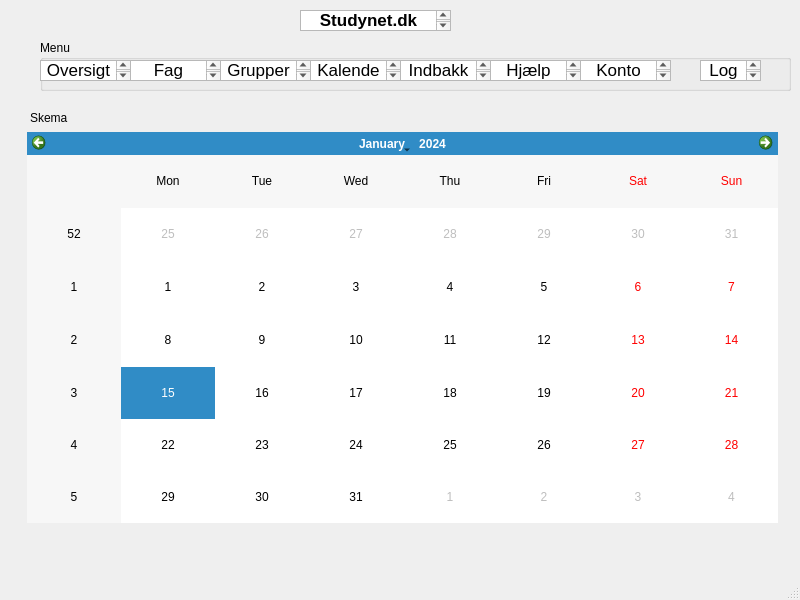
<?xml version="1.0" encoding="UTF-8"?>
<ui version="4.0">
 <class>MainWindow</class>
 <widget class="QMainWindow" name="MainWindow">
  <property name="geometry">
   <rect>
    <x>0</x>
    <y>0</y>
    <width>800</width>
    <height>600</height>
   </rect>
  </property>
  <property name="windowTitle">
   <string>MainWindow</string>
  </property>
  <widget class="QWidget" name="centralwidget">
   <widget class="QTextEdit" name="MainSite">
    <property name="geometry">
     <rect>
      <x>300</x>
      <y>10</y>
      <width>151</width>
      <height>21</height>
     </rect>
    </property>
    <property name="html">
     <string>&lt;!DOCTYPE HTML PUBLIC &quot;-//W3C//DTD HTML 4.0//EN&quot; &quot;http://www.w3.org/TR/REC-html40/strict.dtd&quot;&gt;
&lt;html&gt;&lt;head&gt;&lt;meta name=&quot;qrichtext&quot; content=&quot;1&quot; /&gt;&lt;style type=&quot;text/css&quot;&gt;
p, li { white-space: pre-wrap; }
&lt;/style&gt;&lt;/head&gt;&lt;body style=&quot; font-family:'.AppleSystemUIFont'; font-size:13pt; font-weight:400; font-style:normal;&quot;&gt;
&lt;p align=&quot;center&quot; style=&quot; margin-top:0px; margin-bottom:0px; margin-left:0px; margin-right:0px; -qt-block-indent:0; text-indent:0px;&quot;&gt;&lt;span style=&quot; font-weight:600;&quot;&gt;Studynet.dk&lt;/span&gt;&lt;/p&gt;&lt;/body&gt;&lt;/html&gt;</string>
    </property>
   </widget>
   <widget class="QGroupBox" name="groupBox_2">
    <property name="geometry">
     <rect>
      <x>40</x>
      <y>40</y>
      <width>751</width>
      <height>51</height>
     </rect>
    </property>
    <property name="title">
     <string>Menu</string>
    </property>
    <widget class="QTextEdit" name="Oversigt">
     <property name="geometry">
      <rect>
       <x>0</x>
       <y>20</y>
       <width>91</width>
       <height>21</height>
      </rect>
     </property>
     <property name="html">
      <string>&lt;!DOCTYPE HTML PUBLIC &quot;-//W3C//DTD HTML 4.0//EN&quot; &quot;http://www.w3.org/TR/REC-html40/strict.dtd&quot;&gt;
&lt;html&gt;&lt;head&gt;&lt;meta name=&quot;qrichtext&quot; content=&quot;1&quot; /&gt;&lt;style type=&quot;text/css&quot;&gt;
p, li { white-space: pre-wrap; }
&lt;/style&gt;&lt;/head&gt;&lt;body style=&quot; font-family:'.AppleSystemUIFont'; font-size:13pt; font-weight:400; font-style:normal;&quot;&gt;
&lt;p align=&quot;center&quot; style=&quot; margin-top:0px; margin-bottom:0px; margin-left:0px; margin-right:0px; -qt-block-indent:0; text-indent:0px;&quot;&gt;Oversigt&lt;/p&gt;&lt;/body&gt;&lt;/html&gt;</string>
     </property>
    </widget>
    <widget class="QTextEdit" name="Fag">
     <property name="geometry">
      <rect>
       <x>90</x>
       <y>20</y>
       <width>91</width>
       <height>21</height>
      </rect>
     </property>
     <property name="html">
      <string>&lt;!DOCTYPE HTML PUBLIC &quot;-//W3C//DTD HTML 4.0//EN&quot; &quot;http://www.w3.org/TR/REC-html40/strict.dtd&quot;&gt;
&lt;html&gt;&lt;head&gt;&lt;meta name=&quot;qrichtext&quot; content=&quot;1&quot; /&gt;&lt;style type=&quot;text/css&quot;&gt;
p, li { white-space: pre-wrap; }
&lt;/style&gt;&lt;/head&gt;&lt;body style=&quot; font-family:'.AppleSystemUIFont'; font-size:13pt; font-weight:400; font-style:normal;&quot;&gt;
&lt;p align=&quot;center&quot; style=&quot; margin-top:0px; margin-bottom:0px; margin-left:0px; margin-right:0px; -qt-block-indent:0; text-indent:0px;&quot;&gt;Fag&lt;/p&gt;&lt;/body&gt;&lt;/html&gt;</string>
     </property>
    </widget>
    <widget class="QTextEdit" name="Kalender">
     <property name="geometry">
      <rect>
       <x>270</x>
       <y>20</y>
       <width>91</width>
       <height>21</height>
      </rect>
     </property>
     <property name="html">
      <string>&lt;!DOCTYPE HTML PUBLIC &quot;-//W3C//DTD HTML 4.0//EN&quot; &quot;http://www.w3.org/TR/REC-html40/strict.dtd&quot;&gt;
&lt;html&gt;&lt;head&gt;&lt;meta name=&quot;qrichtext&quot; content=&quot;1&quot; /&gt;&lt;style type=&quot;text/css&quot;&gt;
p, li { white-space: pre-wrap; }
&lt;/style&gt;&lt;/head&gt;&lt;body style=&quot; font-family:'.AppleSystemUIFont'; font-size:13pt; font-weight:400; font-style:normal;&quot;&gt;
&lt;p align=&quot;center&quot; style=&quot; margin-top:0px; margin-bottom:0px; margin-left:0px; margin-right:0px; -qt-block-indent:0; text-indent:0px;&quot;&gt;Kalender&lt;/p&gt;&lt;/body&gt;&lt;/html&gt;</string>
     </property>
    </widget>
    <widget class="QTextEdit" name="Indbakke">
     <property name="geometry">
      <rect>
       <x>360</x>
       <y>20</y>
       <width>91</width>
       <height>21</height>
      </rect>
     </property>
     <property name="html">
      <string>&lt;!DOCTYPE HTML PUBLIC &quot;-//W3C//DTD HTML 4.0//EN&quot; &quot;http://www.w3.org/TR/REC-html40/strict.dtd&quot;&gt;
&lt;html&gt;&lt;head&gt;&lt;meta name=&quot;qrichtext&quot; content=&quot;1&quot; /&gt;&lt;style type=&quot;text/css&quot;&gt;
p, li { white-space: pre-wrap; }
&lt;/style&gt;&lt;/head&gt;&lt;body style=&quot; font-family:'.AppleSystemUIFont'; font-size:13pt; font-weight:400; font-style:normal;&quot;&gt;
&lt;p align=&quot;center&quot; style=&quot; margin-top:0px; margin-bottom:0px; margin-left:0px; margin-right:0px; -qt-block-indent:0; text-indent:0px;&quot;&gt;Indbakke&lt;/p&gt;&lt;/body&gt;&lt;/html&gt;</string>
     </property>
    </widget>
    <widget class="QTextEdit" name="Hjaelp">
     <property name="geometry">
      <rect>
       <x>450</x>
       <y>20</y>
       <width>91</width>
       <height>21</height>
      </rect>
     </property>
     <property name="html">
      <string>&lt;!DOCTYPE HTML PUBLIC &quot;-//W3C//DTD HTML 4.0//EN&quot; &quot;http://www.w3.org/TR/REC-html40/strict.dtd&quot;&gt;
&lt;html&gt;&lt;head&gt;&lt;meta name=&quot;qrichtext&quot; content=&quot;1&quot; /&gt;&lt;style type=&quot;text/css&quot;&gt;
p, li { white-space: pre-wrap; }
&lt;/style&gt;&lt;/head&gt;&lt;body style=&quot; font-family:'.AppleSystemUIFont'; font-size:13pt; font-weight:400; font-style:normal;&quot;&gt;
&lt;p align=&quot;center&quot; style=&quot; margin-top:0px; margin-bottom:0px; margin-left:0px; margin-right:0px; -qt-block-indent:0; text-indent:0px;&quot;&gt;Hjælp&lt;/p&gt;&lt;/body&gt;&lt;/html&gt;</string>
     </property>
    </widget>
    <widget class="QTextEdit" name="Konto">
     <property name="geometry">
      <rect>
       <x>540</x>
       <y>20</y>
       <width>91</width>
       <height>21</height>
      </rect>
     </property>
     <property name="html">
      <string>&lt;!DOCTYPE HTML PUBLIC &quot;-//W3C//DTD HTML 4.0//EN&quot; &quot;http://www.w3.org/TR/REC-html40/strict.dtd&quot;&gt;
&lt;html&gt;&lt;head&gt;&lt;meta name=&quot;qrichtext&quot; content=&quot;1&quot; /&gt;&lt;style type=&quot;text/css&quot;&gt;
p, li { white-space: pre-wrap; }
&lt;/style&gt;&lt;/head&gt;&lt;body style=&quot; font-family:'.AppleSystemUIFont'; font-size:13pt; font-weight:400; font-style:normal;&quot;&gt;
&lt;p align=&quot;center&quot; style=&quot; margin-top:0px; margin-bottom:0px; margin-left:0px; margin-right:0px; -qt-block-indent:0; text-indent:0px;&quot;&gt;Konto&lt;/p&gt;&lt;/body&gt;&lt;/html&gt;</string>
     </property>
    </widget>
    <widget class="QTextEdit" name="Logud">
     <property name="geometry">
      <rect>
       <x>660</x>
       <y>20</y>
       <width>61</width>
       <height>21</height>
      </rect>
     </property>
     <property name="html">
      <string>&lt;!DOCTYPE HTML PUBLIC &quot;-//W3C//DTD HTML 4.0//EN&quot; &quot;http://www.w3.org/TR/REC-html40/strict.dtd&quot;&gt;
&lt;html&gt;&lt;head&gt;&lt;meta name=&quot;qrichtext&quot; content=&quot;1&quot; /&gt;&lt;style type=&quot;text/css&quot;&gt;
p, li { white-space: pre-wrap; }
&lt;/style&gt;&lt;/head&gt;&lt;body style=&quot; font-family:'.AppleSystemUIFont'; font-size:13pt; font-weight:400; font-style:normal;&quot;&gt;
&lt;p align=&quot;center&quot; style=&quot; margin-top:0px; margin-bottom:0px; margin-left:0px; margin-right:0px; -qt-block-indent:0; text-indent:0px;&quot;&gt;Log ud&lt;/p&gt;&lt;/body&gt;&lt;/html&gt;</string>
     </property>
    </widget>
    <widget class="QTextEdit" name="Fag_2">
     <property name="geometry">
      <rect>
       <x>180</x>
       <y>20</y>
       <width>91</width>
       <height>21</height>
      </rect>
     </property>
     <property name="html">
      <string>&lt;!DOCTYPE HTML PUBLIC &quot;-//W3C//DTD HTML 4.0//EN&quot; &quot;http://www.w3.org/TR/REC-html40/strict.dtd&quot;&gt;
&lt;html&gt;&lt;head&gt;&lt;meta name=&quot;qrichtext&quot; content=&quot;1&quot; /&gt;&lt;style type=&quot;text/css&quot;&gt;
p, li { white-space: pre-wrap; }
&lt;/style&gt;&lt;/head&gt;&lt;body style=&quot; font-family:'.AppleSystemUIFont'; font-size:13pt; font-weight:400; font-style:normal;&quot;&gt;
&lt;p align=&quot;center&quot; style=&quot; margin-top:0px; margin-bottom:0px; margin-left:0px; margin-right:0px; -qt-block-indent:0; text-indent:0px;&quot;&gt;Grupper&lt;/p&gt;&lt;/body&gt;&lt;/html&gt;</string>
     </property>
    </widget>
   </widget>
   <widget class="QCalendarWidget" name="calendarWidget">
    <property name="geometry">
     <rect>
      <x>27</x>
      <y>132</y>
      <width>751</width>
      <height>391</height>
     </rect>
    </property>
   </widget>
   <widget class="QLabel" name="label">
    <property name="geometry">
     <rect>
      <x>30</x>
      <y>110</y>
      <width>60</width>
      <height>16</height>
     </rect>
    </property>
    <property name="text">
     <string>Skema</string>
    </property>
   </widget>
  </widget>
  <widget class="QStatusBar" name="statusbar"/>
 </widget>
 <resources/>
 <connections/>
</ui>
